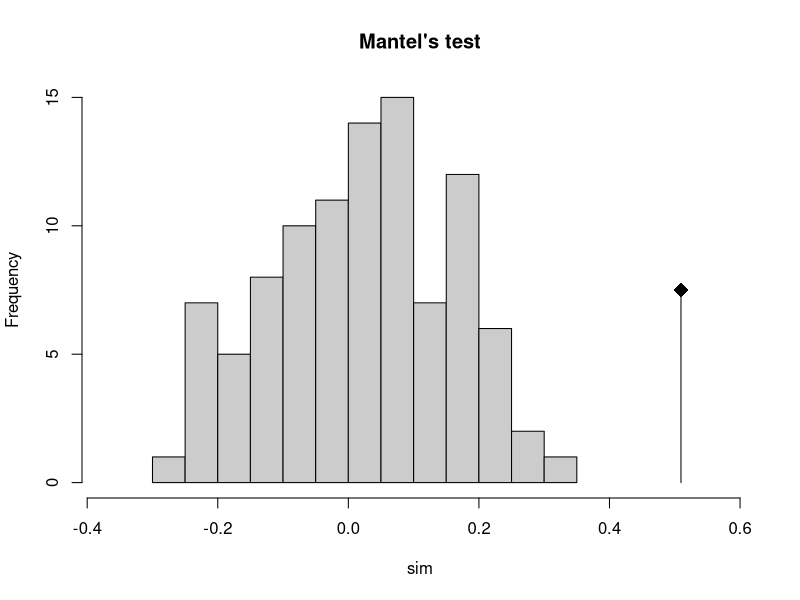

Recreate this plot in R.
library(ade4)


### Name: mantel.rtest
### Title: Mantel test (correlation between two distance matrices (in R).)
### Aliases: mantel.rtest
### Keywords: array nonparametric

### ** Examples

    data(yanomama)
    gen <- quasieuclid(as.dist(yanomama$gen))
    geo <- quasieuclid(as.dist(yanomama$geo))
    plot(r1 <- mantel.rtest(geo,gen), main = "Mantel's test")
    r1
